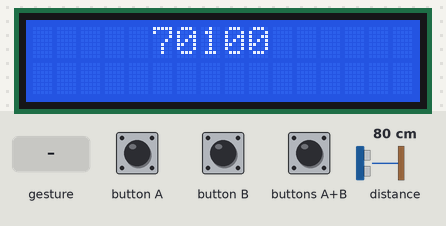
Bench run of a program on a simulated BBC micro:bit (MakeCode). Shown: 16×2 character LCD. The inputs (shaded band) are chosen by the test bench; at power-on: distance to the obstacle 80 cm. A tilt is held for 1.5 s and a shake lasts 1 s, then the board lies face up again.

Above: at 1.2 s.
1.3 s: buttons A+B pressed for 0.15 s
At 2.4 s:
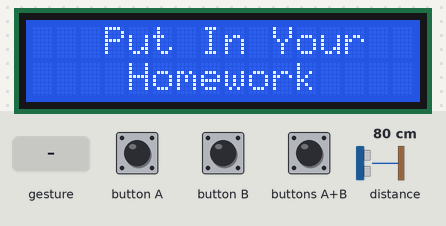
3.0 s: button A pressed for 0.15 s
At 4.3 s:
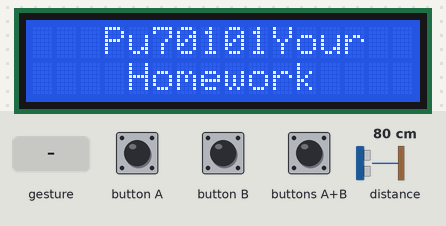
4.6 s: distance to the obstacle set to 8 cm
6.7 s: distance to the obstacle set to 5 cm
At 8.0 s:
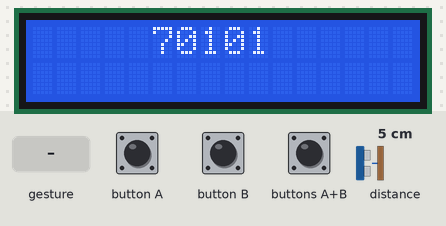
9.0 s: button B pressed for 0.15 s
At 10.2 s:
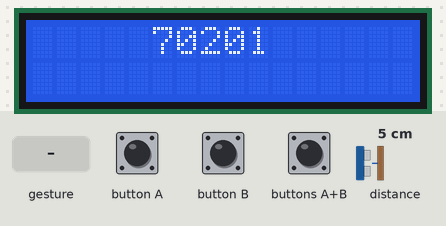
10.6 s: gesture 'shake'
At 12.0 s:
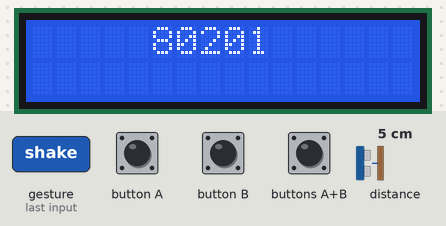
Timing chart, 0 to 13.3 s (numbered marks = the images above; inputs shaded):
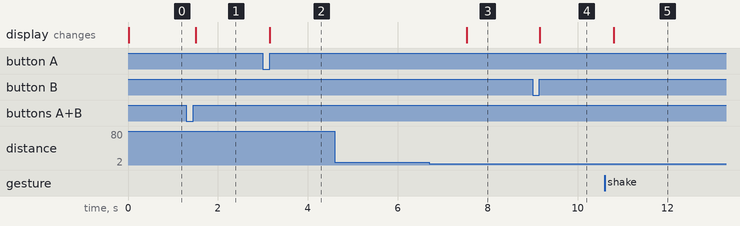

Measured:
- the behaviour switches between 7 and 6 cm on distance to the obstacle (found by bisection; images 2 and 3)
- after the input at 1.3 s, the display: changes after 0.20 s (image 1)
- after the input at 3.0 s, the display: changes after 0.16 s (image 2)
- after the input at 4.6 s, every drawn part: stays the same
- after the input at 6.7 s, the display: changes after 0.83 s (image 3)
- after the input at 9.0 s, the display: changes after 0.16 s (image 4)
- after the input at 10.6 s, the display: changes after 0.21 s (image 5)

The program:

main.ts
```typescript
input.onButtonPressed(Button.A, function () {
    座號 += 1
    最後數 += 1
    if (座號 > 30) {
        最後數 = 最後數 - 31
        座號 = 1
    }
    I2C_LCD1602.ShowNumber(最後數, 5, 0)
})
input.onGesture(Gesture.Shake, function () {
    年級 += 1
    最後數 += 10000
    if (年級 > 9) {
        最後數 = 最後數 - 30000
        年級 = 7
    }
    I2C_LCD1602.ShowNumber(最後數, 5, 0)
})
// 班級座號輸入完畢
input.onButtonPressed(Button.AB, function () {
    I2C_LCD1602.LcdInit(39)
    I2C_LCD1602.clear()
    I2C_LCD1602.ShowString("Put In Your ", 3, 0)
    I2C_LCD1602.ShowString("Homework", 4, 1)
    最後數 = 70100
    if (sonar.ping(
    DigitalPin.P0,
    DigitalPin.P1,
    PingUnit.Centimeters
    ) < 7) {
        I2C_LCD1602.clear()
        I2C_LCD1602.ShowNumber(最後數, 5, 0)
    }
    basic.pause(1000)
    if (sonar.ping(
    DigitalPin.P0,
    DigitalPin.P1,
    PingUnit.Centimeters
    ) < 7) {
        I2C_LCD1602.clear()
        I2C_LCD1602.ShowNumber(最後數, 5, 0)
    }
    basic.pause(1000)
    if (sonar.ping(
    DigitalPin.P0,
    DigitalPin.P1,
    PingUnit.Centimeters
    ) < 7) {
        I2C_LCD1602.clear()
        I2C_LCD1602.ShowNumber(最後數, 5, 0)
    }
    basic.pause(1000)
    if (sonar.ping(
    DigitalPin.P0,
    DigitalPin.P1,
    PingUnit.Centimeters
    ) < 7) {
        I2C_LCD1602.clear()
        I2C_LCD1602.ShowNumber(最後數, 5, 0)
    }
    basic.pause(1000)
    if (sonar.ping(
    DigitalPin.P0,
    DigitalPin.P1,
    PingUnit.Centimeters
    ) < 7) {
        I2C_LCD1602.clear()
        I2C_LCD1602.ShowNumber(最後數, 5, 0)
    }
    basic.pause(1000)
    if (sonar.ping(
    DigitalPin.P0,
    DigitalPin.P1,
    PingUnit.Centimeters
    ) < 7) {
        I2C_LCD1602.clear()
        I2C_LCD1602.ShowNumber(最後數, 5, 0)
    }
    basic.pause(1000)
    if (sonar.ping(
    DigitalPin.P0,
    DigitalPin.P1,
    PingUnit.Centimeters
    ) < 7) {
        I2C_LCD1602.clear()
        I2C_LCD1602.ShowNumber(最後數, 5, 0)
    }
    basic.pause(1000)
    if (sonar.ping(
    DigitalPin.P0,
    DigitalPin.P1,
    PingUnit.Centimeters
    ) < 7) {
        I2C_LCD1602.clear()
        I2C_LCD1602.ShowNumber(最後數, 5, 0)
    }
    basic.pause(1000)
})
input.onButtonPressed(Button.B, function () {
    班級 += 1
    最後數 += 100
    if (班級 > 16) {
        班級 = 1
        最後數 = 最後數 - 1600
    }
    I2C_LCD1602.ShowNumber(最後數, 5, 0)
})
let 最後數 = 0
let 年級 = 0
let 班級 = 0
let 座號 = 0
座號 = 0
班級 = 1
年級 = 7
I2C_LCD1602.LcdInit(39)
最後數 = 70100
I2C_LCD1602.ShowNumber(最後數, 5, 0)
basic.forever(function () {

})
```

test.ts
```typescript
// 在這裡測試；當此封包作為擴充功能時，將不會編譯此內容。
```
